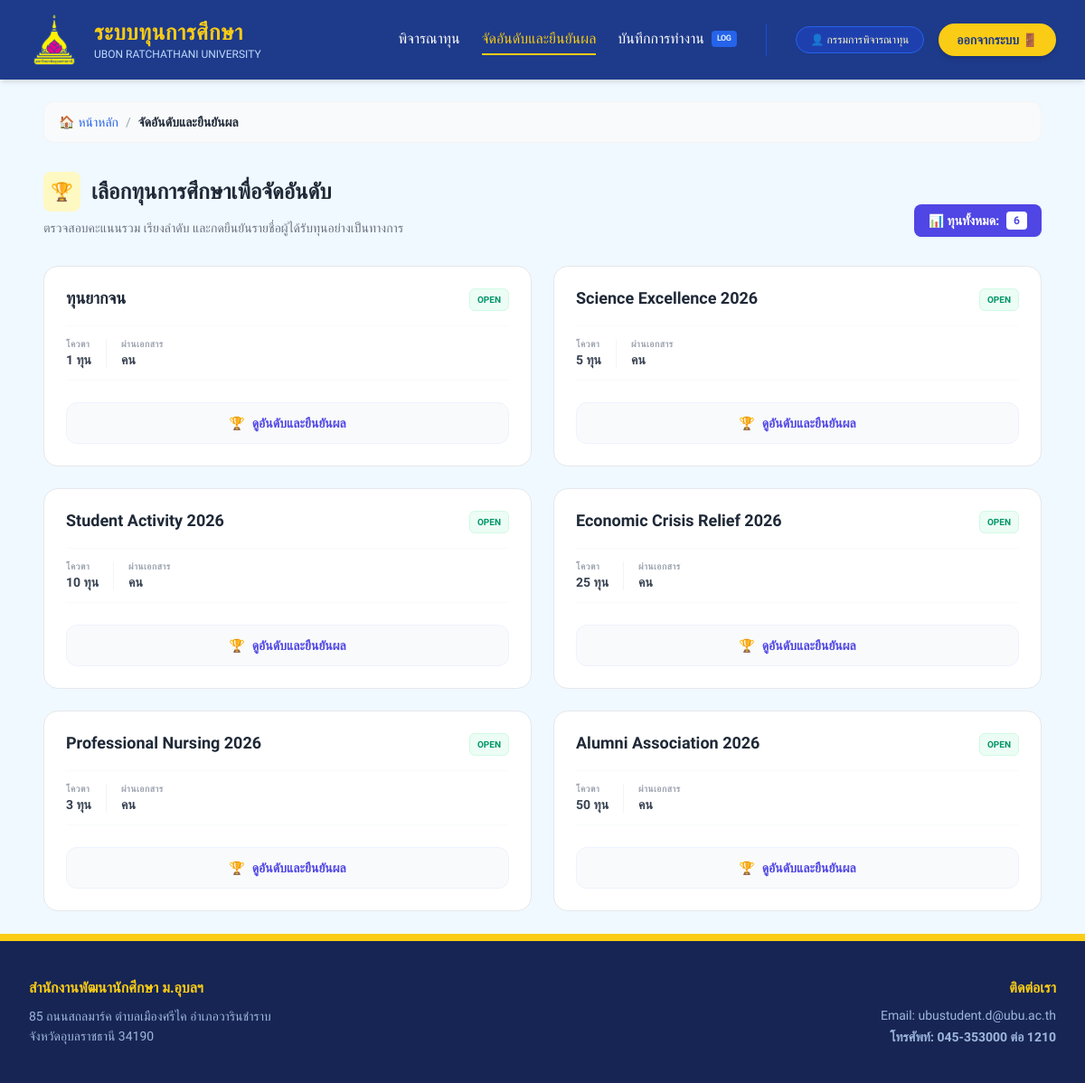
Screenshot of /director/ranking-selection (signed in) with the database file from the repository.
### models.py (models this page shows, shortened)
class Scholarship(db.Model):
    __tablename__ = 'scholarship'
    id = db.Column(db.Integer, primary_key=True)
    name = db.Column(db.String(100), nullable=False) # ชื่อทุน
    amount = db.Column(db.Float, nullable=True) # ทุนละเท่าไหร่
    start_date        = db.Column(db.DateTime)          # วันที่เริ่มเปิดรับ
    end_date          = db.Column(db.DateTime)          # วันที่ปิดรับ
    faculty_condition = db.Column(db.String(255))       # คณะที่ระบุ หรือ "ทุกคณะ"
    min_gpax          = db.Column(db.Float, default=0.0) # เกรดเฉลี่ยขั้นต่ำ
    income_cap        = db.Column(db.Float)             # รายได้ครอบครัวไม่เกิน
    number_of_scholarships = db.Column(db.Integer)           # จำนวนทุนที่เปิดรับ
    scholarship_type  = db.Column(db.String(50)) # ประเภทของทุน (เช่น ทุน ภายใน/ภายนอก/บริจาค)
    provider          = db.Column(db.String(100)) # หน่วยงานของทุนนั้นๆ
    status            = db.Column(db.String(20), default='open')  # สถานะของทุน open(เปิดรับ),checking=close(กำลังตรวจสอบ,ปิดทุน), interview(รายชื่อสัมภาษณ์), announce(รายชื่อได้รับทุน)
    interview_file_url = db.Column(db.String(500))    # ลิงก์ไฟล์ประกาศสัมภาษณ์
    announce_file_url = db.Column(db.String(500))     # ลิงก์ไฟล์ประกาศคนได้ทุน
    announcement_date = db.Column(db.DateTime, nullable=True) # วันที่ประกาศผล
    image = db.Column(db.String(200), nullable=True) # ชื่อไฟล์ภาพ
    qualifications = db.Column(db.Text, nullable=True) # คุณสมบัติ
    conditions = db.Column(db.Text, nullable=True) # เงื่อนไข
    scholarship_nature = db.Column(db.String(50), nullable=True) # ลักษณะทุน (ทุนรายปี, ฯลฯ)
    required_documents = db.Column(db.Text, nullable=True) # เอกสารที่ต้องส่ง
    criteria     = db.relationship('Criterion',   backref='scholarship', lazy=True)
    applications = db.relationship('Application', backref='scholarship', lazy=True)

### routes/director_routes.py (the view)
@director_bp.route("/ranking-selection")
def ranking_selection():
    scholarships = Scholarship.query.all()
    return render_template("director/ranking_selection.html", scholarships=scholarships)

### routes/director_routes.py (called while the page is built)
@director_bp.before_request
def require_director_login():
    if request.endpoint and request.endpoint != 'director.login':
        if "user_id" not in session or session.get("role") != "director":
            flash("กรุณาเข้าสู่ระบบในฐานะกรรมการ", "error")
            return redirect(url_for("login")) # Assuming login is the global login defined in app.py

### templates/director/ranking_selection.html (shortened to what this page needs)
{% extends "layouts/base_director.html" %}
{% block content %}
<div class="max-w-6xl mx-auto font-prompt p-6">
    <nav class="flex items-center text-sm font-medium mb-8 space-x-2 no-print bg-gray-50 py-3 px-4 rounded-xl border border-gray-100">
        <a href="{{ url_for('director.home') }}" class="text-blue-600 hover:text-blue-800 transition flex items-center gap-1">
            <span>🏠</span> หน้าหลัก
        </a>
        <span class="text-gray-400">/</span>
        <span class="text-gray-800 font-bold">จัดอันดับและยืนยันผล</span>
    </nav>
    <div class="mb-8 flex flex-col md:flex-row md:items-end justify-between gap-4">
        <div>
            <h2 class="text-2xl font-extrabold text-gray-800 flex items-center gap-3">
                <span class="bg-yellow-100 p-2 rounded-lg text-xl">🏆</span>
                เลือกทุนการศึกษาเพื่อจัดอันดับ
            </h2>
            <p class="text-gray-500 text-sm mt-2">ตรวจสอบคะแนนรวม เรียงลำดับ และกดยืนยันรายชื่อผู้ได้รับทุนอย่างเป็นทางการ</p>
        </div>
        <div class="bg-indigo-600 text-white px-4 py-2 rounded-lg shadow-sm text-sm font-bold flex items-center gap-2">
            <span>📊 ทุนทั้งหมด:</span>
            <span class="bg-white text-indigo-600 px-2 py-0.5 rounded text-xs">{{ scholarships|length }}</span>
        </div>
    </div>
    <div class="grid grid-cols-1 md:grid-cols-2 lg:grid-cols-2 gap-6">
        {% for scholarship in scholarships %}
        <div class="bg-white p-6 rounded-2xl border border-gray-200 hover:border-indigo-400 hover:shadow-xl transition-all duration-300 group flex flex-col justify-between">
            <div>
                <div class="flex justify-between items-start mb-4">
                    <h3 class="text-lg font-bold text-gray-800 group-hover:text-indigo-600 transition-colors leading-tight">
                        {{ scholarship.name }}
                    </h3>
                    <span class="bg-emerald-50 text-emerald-600 text-[10px] font-bold px-2 py-1 rounded-md border border-emerald-100">OPEN</span>
                </div>
                <div class="flex items-center gap-4 py-3 border-y border-gray-50 mb-4">
                    <div class="flex flex-col">
                        <span class="text-[10px] text-gray-400 uppercase font-bold tracking-wider">โควตา</span>
                        <span class="text-sm font-bold text-gray-700">{{ scholarship.number_of_scholarships }} ทุน</span>
                    </div>
                    <div class="flex flex-col">
                        <span class="text-[10px] text-gray-400 uppercase font-bold tracking-wider">ผ่านเอกสาร</span>
                        <span class="text-sm font-bold text-gray-700">{{ scholarship.passed_docs }} คน</span>
                    </div>
                </div>
            </div>
            <div class="mt-2">
                <a href="{{ url_for('director.scholarship_ranking', scholarship_id=scholarship.id) }}"
                   class="w-full bg-gray-50 text-indigo-600 group-hover:bg-indigo-600 group-hover:text-white px-4 py-3 rounded-xl text-sm font-bold transition-all flex items-center justify-center gap-2 border border-indigo-50 group-hover:border-indigo-600">
                    <span>🏆</span> ดูอันดับและยืนยันผล
                </a>
            </div>
        </div>
        {% else %}
        <div class="col-span-full py-20 text-center bg-gray-50 rounded-3xl border-2 border-dashed border-gray-200">
            <p class="text-gray-400">ไม่พบข้อมูลทุนการศึกษาในระบบ</p>
        </div>
        {% endfor %}
    </div>
</div>
{% endblock %}

### templates/layouts/base.html (style rules this page uses)
body { font-family: 'Prompt', sans-serif; }

### templates/director/ranking_selection.html (style rules this page uses)
.font-prompt { font-family: 'Prompt', sans-serif; }

### rows the page displays
Scholarship: name "ทุนยากจน", number_of_scholarships "1"
Scholarship: name "Science Excellence 2026", number_of_scholarships "5"
Scholarship: name "Student Activity 2026", number_of_scholarships "10"
Scholarship: name "Economic Crisis Relief 2026", number_of_scholarships "25"
Scholarship: name "Professional Nursing 2026", number_of_scholarships "3"
Scholarship: name "Alumni Association 2026", number_of_scholarships "50"

### other values shown
{{ session.get('user_name', 'กรรมการ') }} "กรรมการพิจารณาทุน"
{{ scholarships|length }} "6"
